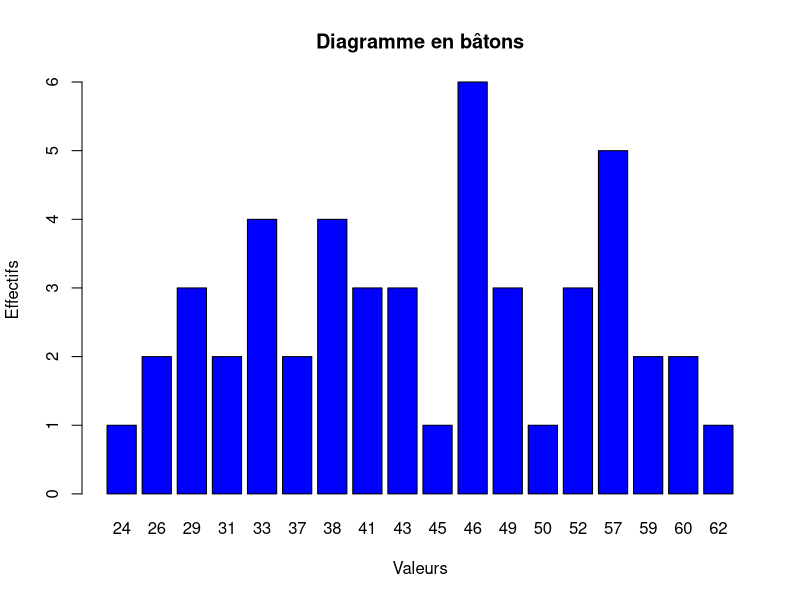
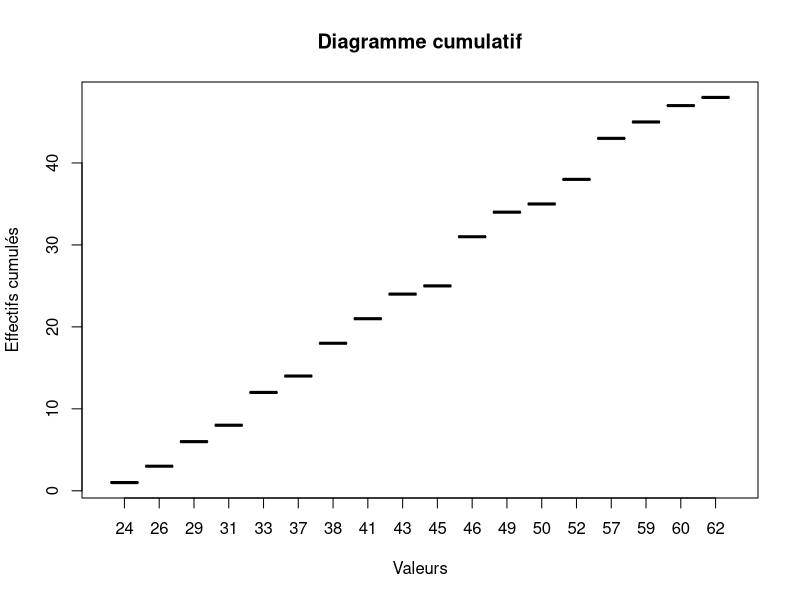

R code for these plots, in order:
## ---- chunk 1
# Données
data <- c(43, 29, 57, 45, 50, 29, 37, 59, 46, 31, 46, 24, 33, 38, 49, 31, 
          62, 60, 52, 38, 38, 26, 41, 52, 60, 49, 52, 41, 38, 26, 37, 59,
          57, 41, 29, 33, 33, 43, 46, 57, 46, 33, 46, 49, 57, 57, 46, 43); data
## ---- chunk 2
# Calcul des effectifs
effectifs <- as.data.frame(table(data))
colnames(effectifs) <- c("Valeurs", "Effectifs") 
effectifs
## ---- chunk 3
# Calcul des fréquences
effectifs$Frequences = effectifs$Effectifs / sum(effectifs$Effectifs)
print(effectifs$Frequences)
## ---- chunk 4
# Calcul des effectifs cumulés
effectifs$Effectifs_cumules <- cumsum(effectifs$Effectifs)
print(effectifs$Effectifs_cumules)
## ---- chunk 5
# Calcul des fréquences cumulées
effectifs$Frequences_cumulees <- cumsum(effectifs$Frequences)
print(effectifs$Frequences_cumulees)
## ---- chunk 6
# Affichage des données
print(effectifs)
## ---- chunk 7
# Diagramme en bâtons
barplot(effectifs$Effectifs, names.arg = effectifs$Valeurs, main = "Diagramme en bâtons", 
        xlab = "Valeurs", ylab = "Effectifs", col = "blue")
## ---- chunk 8
# Diagramme cumulatif
plot(effectifs$Valeurs, effectifs$Effectifs_cumules, type = "s", 
     main = "Diagramme cumulatif", xlab = "Valeurs", ylab = "Effectifs cumulés")
## ---- chunk 9
# Calcul et affichage de la médiane
mediane <- median(data)
print(paste("Médiane:", mediane))# Calcul et affichage de la variance et de l'écart-type
variance <- var(data)
ecart_type <- sd(data)

print(paste("Variance:", variance))
print(paste("Écart-type:", ecart_type))
# Calcul des quartiles
quartiles <- quantile(data, probs = c(0.25, 0.5, 0.75));quartiles
